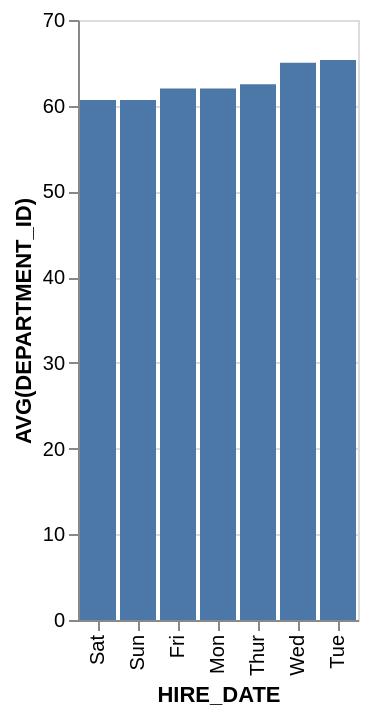

Vega-Lite specification stored for this chart:
### Vega-Lite specification from a JSON file in a GitHub repository (floating-point values rounded to 4 significant figures)
{"data": {"values": [{"x_data": "Sat", "y_data": 60.67}, {"x_data": "Sun", "y_data": 60.67}, {"x_data": "Fri", "y_data": 62}, {"x_data": "Mon", "y_data": 62}, {"x_data": "Thur", "y_data": 62.5}, {"x_data": "Wed", "y_data": 65}, {"x_data": "Tue", "y_data": 65.33}]}, "mark": "bar", "encoding": {"x": {"field": "x_data", "type": "nominal", "title": "HIRE_DATE", "sort": {"op": "sum", "field": "y_data", "order": "ascending"}}, "y": {"field": "y_data", "type": "quantitative", "title": "AVG(DEPARTMENT_ID)"}}}
